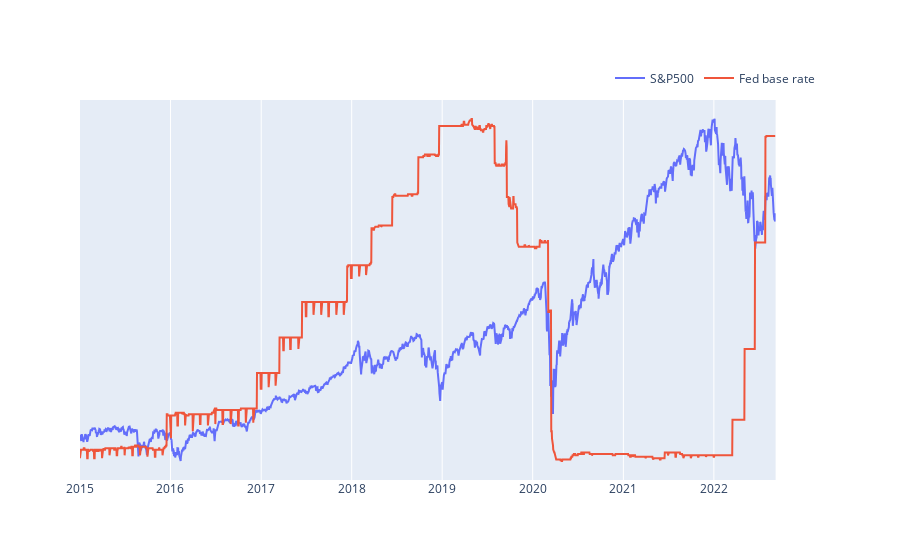

Source (notebook cell):
### Code cell
plot_data([['line', sp500, 'Date', 'Close', 'S&P500', False],
           ['line', df_dict['fed_ir'], 'Date', 'v', 'Fed base rate', True]])

### Figure 1 — Plotly figure (JSON) as saved in the notebook; plotly's stock layout.template omitted (floating-point values rounded to 4 significant figures; data arrays with more than 128 entries replaced by an {"elided": "..."} marker saying what was removed)
{"data": [{"name": "S&P500", "type": "scatter", "x": {"elided": "1934 str values"}, "xaxis": "x", "y": {"elided": "1934 float values"}, "yaxis": "y"}, {"name": "Fed base rate", "type": "scatter", "x": {"elided": "2806 str values"}, "xaxis": "x", "y": {"elided": "2806 float values"}, "yaxis": "y2"}], "layout": {"legend": {"orientation": "h", "x": 1, "xanchor": "right", "y": 1.02, "yanchor": "bottom"}, "xaxis": {"anchor": "y", "domain": [0, 0.94]}, "yaxis": {"anchor": "x", "domain": [0, 1], "visible": false}, "yaxis2": {"anchor": "x", "overlaying": "y", "side": "right", "visible": false}}}
